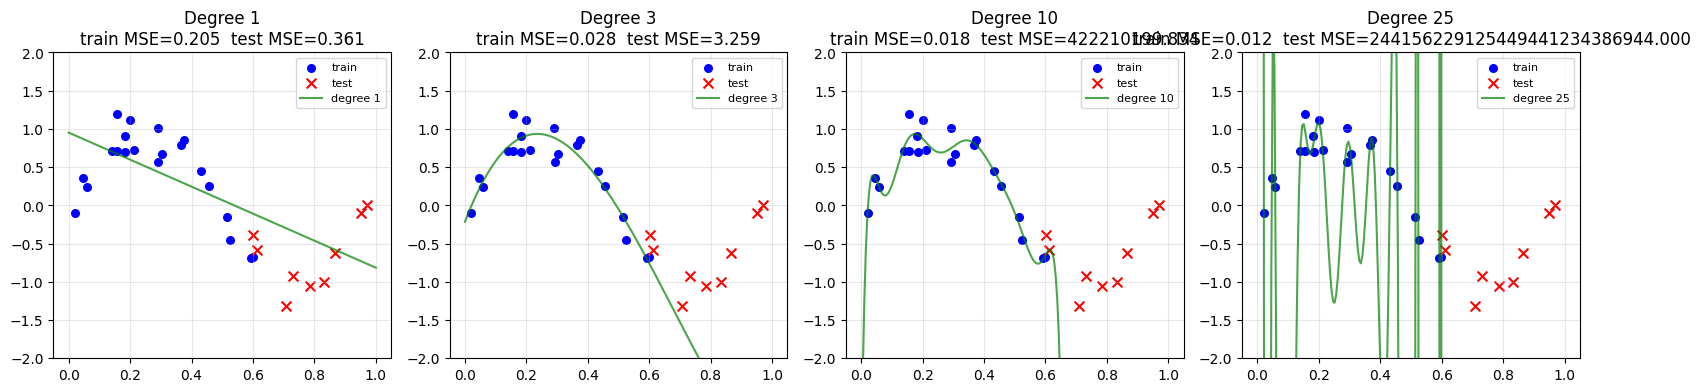

Here is the Python script that generated this plot:
import numpy as np
import matplotlib.pyplot as plt

np.random.seed(42)

# Generate a small dataset from a wavy curve plus noise
n = 30
X = np.sort(np.random.uniform(0, 1, n))
y_true = np.sin(2 * np.pi * X)              # a wave
y = y_true + np.random.normal(0, 0.2, n)    # add noise

# Split 70/30
split = int(0.7 * n)
X_train, X_test = X[:split], X[split:]
y_train, y_test = y[:split], y[split:]

# Try fitting polynomials of different degrees
# A polynomial of degree d has the form y = a0 + a1*x + a2*x^2 + ... + ad*x^d
# Low degree = simple model; high degree = complex model
degrees = [1, 3, 10, 25]
fig, axes = plt.subplots(1, 4, figsize=(16, 4))

for ax, degree in zip(axes, degrees):
    # numpy fits a polynomial of the requested degree to the training data
    coeffs = np.polyfit(X_train, y_train, degree)
    
    # Compute predictions on training and test sets
    y_train_pred = np.polyval(coeffs, X_train)
    y_test_pred  = np.polyval(coeffs, X_test)
    
    # Mean squared error (a common regression metric)
    train_mse = ((y_train_pred - y_train) ** 2).mean()
    test_mse  = ((y_test_pred  - y_test)  ** 2).mean()
    
    # Plot the data and the fitted curve
    X_dense = np.linspace(0, 1, 200)
    ax.scatter(X_train, y_train, color='blue', label='train', s=30)
    ax.scatter(X_test, y_test, color='red', marker='x', label='test', s=50)
    ax.plot(X_dense, np.polyval(coeffs, X_dense), 'g-', alpha=0.7, label=f'degree {degree}')
    ax.set_title(f"Degree {degree}\ntrain MSE={train_mse:.3f}  test MSE={test_mse:.3f}")
    ax.set_ylim(-2, 2)
    ax.legend(loc='upper right', fontsize=8)
    ax.grid(True, alpha=0.3)

plt.tight_layout()
plt.savefig('overfitting.png', dpi=100, bbox_inches='tight')
plt.show()

print("Compare the train and test MSE for each degree.")
print("Notice: increasing complexity eventually HELPS train error but HURTS test error.")
print("That's overfitting in one picture.")
